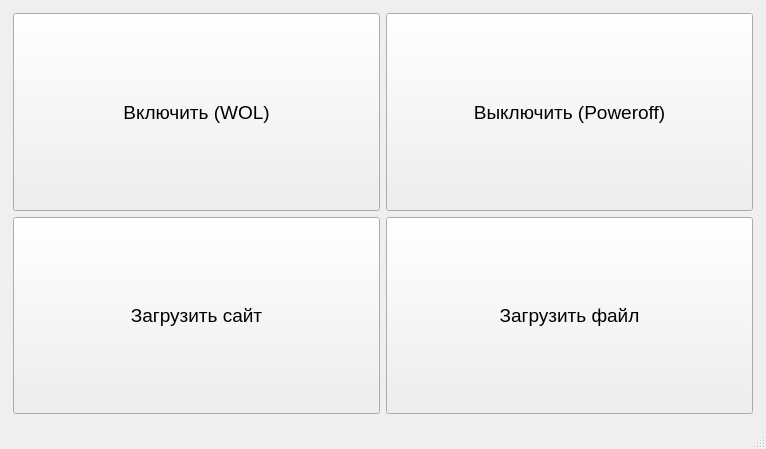
<?xml version="1.0" encoding="UTF-8"?>
<ui version="4.0">
 <class>MainWindow</class>
 <widget class="QMainWindow" name="MainWindow">
  <property name="geometry">
   <rect>
    <x>0</x>
    <y>0</y>
    <width>766</width>
    <height>449</height>
   </rect>
  </property>
  <property name="windowTitle">
   <string>Управление классом ПК</string>
  </property>
  <widget class="QWidget" name="centralwidget">
   <layout class="QHBoxLayout" name="horizontalLayout">
    <item>
     <layout class="QGridLayout" name="gridLayout">
      <property name="sizeConstraint">
       <enum>QLayout::SetMaximumSize</enum>
      </property>
      <property name="leftMargin">
       <number>4</number>
      </property>
      <property name="topMargin">
       <number>4</number>
      </property>
      <property name="rightMargin">
       <number>4</number>
      </property>
      <property name="bottomMargin">
       <number>4</number>
      </property>
      <item row="0" column="0">
       <widget class="QPushButton" name="btnWOL">
        <property name="sizePolicy">
         <sizepolicy hsizetype="Minimum" vsizetype="Preferred">
          <horstretch>0</horstretch>
          <verstretch>0</verstretch>
         </sizepolicy>
        </property>
        <property name="font">
         <font>
          <pointsize>14</pointsize>
         </font>
        </property>
        <property name="text">
         <string>Включить (WOL)</string>
        </property>
        <property name="icon">
         <iconset>
          <normaloff>data/icons8-poweron-96.png</normaloff>data/icons8-poweron-96.png</iconset>
        </property>
        <property name="iconSize">
         <size>
          <width>96</width>
          <height>96</height>
         </size>
        </property>
       </widget>
      </item>
      <item row="0" column="1">
       <widget class="QPushButton" name="btnPowerOff">
        <property name="sizePolicy">
         <sizepolicy hsizetype="Minimum" vsizetype="Preferred">
          <horstretch>0</horstretch>
          <verstretch>0</verstretch>
         </sizepolicy>
        </property>
        <property name="font">
         <font>
          <pointsize>14</pointsize>
         </font>
        </property>
        <property name="text">
         <string>Выключить (Poweroff)</string>
        </property>
        <property name="icon">
         <iconset>
          <normaloff>data/icons8-poweroff-96.png</normaloff>data/icons8-poweroff-96.png</iconset>
        </property>
        <property name="iconSize">
         <size>
          <width>96</width>
          <height>96</height>
         </size>
        </property>
       </widget>
      </item>
      <item row="1" column="1">
       <widget class="QPushButton" name="btnDownloadFile">
        <property name="sizePolicy">
         <sizepolicy hsizetype="Minimum" vsizetype="Preferred">
          <horstretch>0</horstretch>
          <verstretch>0</verstretch>
         </sizepolicy>
        </property>
        <property name="font">
         <font>
          <pointsize>14</pointsize>
         </font>
        </property>
        <property name="text">
         <string>Загрузить файл</string>
        </property>
        <property name="icon">
         <iconset>
          <normaloff>data/icons8-usb-96.png</normaloff>data/icons8-usb-96.png</iconset>
        </property>
        <property name="iconSize">
         <size>
          <width>96</width>
          <height>96</height>
         </size>
        </property>
       </widget>
      </item>
      <item row="1" column="0">
       <widget class="QPushButton" name="btnDownloadSite">
        <property name="sizePolicy">
         <sizepolicy hsizetype="Minimum" vsizetype="Preferred">
          <horstretch>0</horstretch>
          <verstretch>0</verstretch>
         </sizepolicy>
        </property>
        <property name="font">
         <font>
          <pointsize>14</pointsize>
         </font>
        </property>
        <property name="text">
         <string>Загрузить сайт</string>
        </property>
        <property name="icon">
         <iconset>
          <normaloff>data/icons8-sitedownload-96.png</normaloff>data/icons8-sitedownload-96.png</iconset>
        </property>
        <property name="iconSize">
         <size>
          <width>96</width>
          <height>96</height>
         </size>
        </property>
       </widget>
      </item>
     </layout>
    </item>
   </layout>
  </widget>
  <widget class="QMenuBar" name="menubar">
   <property name="geometry">
    <rect>
     <x>0</x>
     <y>0</y>
     <width>766</width>
     <height>18</height>
    </rect>
   </property>
  </widget>
  <widget class="QStatusBar" name="statusbar"/>
 </widget>
 <resources/>
 <connections/>
</ui>
